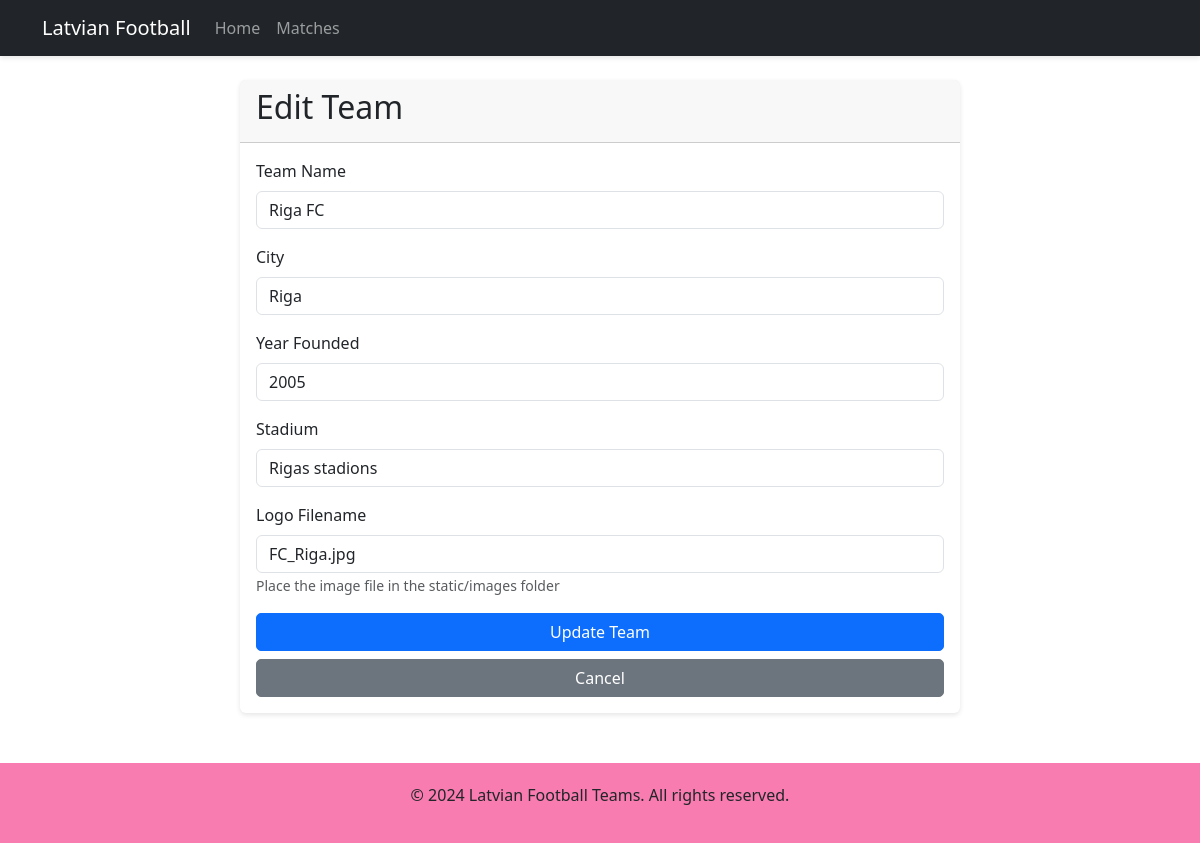
Page /admin/team/edit/1 (signed in) on the committed database.
### tables this page shows
CREATE TABLE teams
                 (id INTEGER PRIMARY KEY AUTOINCREMENT,
                  name TEXT NOT NULL,
                  city TEXT NOT NULL,
                  founded INTEGER,
                  stadium TEXT,
                  logo TEXT);

### app.py (the view, shortened to what this page needs)
@app.route('/admin/team/edit/<int:team_id>', methods=['GET', 'POST'])
def edit_team(team_id):
    if not session.get('admin_logged_in'):
        return redirect(url_for('admin_login'))
    conn = sqlite3.connect('football.db')
    c = conn.cursor()
    c.execute('SELECT * FROM teams WHERE id = ?', (team_id,))
    team = c.fetchone()
    conn.close()
    return render_template('admin/edit_team.html', team=team)

### templates/admin/edit_team.html (shortened to what this page needs)
{% extends "base.html" %}
{% block content %}
<div class="container">
    <div class="row justify-content-center">
        <div class="col-md-8">
            <div class="card">
                <div class="card-header">
                    <h2>Edit Team</h2>
                </div>
                <div class="card-body">
                    <form method="POST" action="{{ url_for('edit_team', team_id=team[0]) }}">
                        <div class="mb-3">
                            <label for="name" class="form-label">Team Name</label>
                            <input type="text" class="form-control" id="name" name="name" value="{{ team[1] }}" required>
                        </div>
                        <div class="mb-3">
                            <label for="city" class="form-label">City</label>
                            <input type="text" class="form-control" id="city" name="city" value="{{ team[2] }}" required>
                        </div>
                        <div class="mb-3">
                            <label for="founded" class="form-label">Year Founded</label>
                            <input type="number" class="form-control" id="founded" name="founded" value="{{ team[3] }}" required>
                        </div>
                        <div class="mb-3">
                            <label for="stadium" class="form-label">Stadium</label>
                            <input type="text" class="form-control" id="stadium" name="stadium" value="{{ team[4] }}" required>
                        </div>
                        <div class="mb-3">
                            <label for="logo" class="form-label">Logo Filename</label>
                            <input type="text" class="form-control" id="logo" name="logo" value="{{ team[5] }}" placeholder="e.g., riga.jpg">
                            <small class="text-muted">Place the image file in the static/images folder</small>
                        </div>
                        <div class="d-grid gap-2">
                            <button type="submit" class="btn btn-primary">Update Team</button>
                            <a href="{{ url_for('admin_dashboard') }}" class="btn btn-secondary">Cancel</a>
                        </div>
                    </form>
                </div>
            </div>
        </div>
    </div>
</div>
{% endblock %}

### static/css/style.css (style rules this page uses)
.card { transition: transform 0.3s ease, box-shadow 0.3s ease; border: none; box-shadow: 0 2px 5px rgba(0,0,0,0.1); }
.btn { border-radius: 5px; transition: all 0.3s ease; }

### rows in the picture
teams: name "Riga FC", city "Riga", founded "2005", stadium "Rigas stadions", logo "FC_Riga.jpg"
